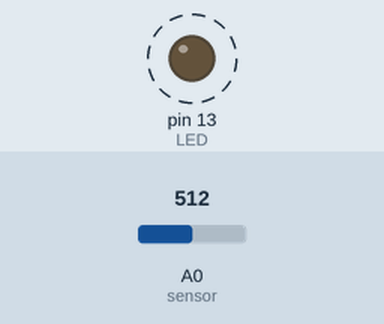
Simulated run of this sketch. Board: Arduino Uno, built with avr-gcc and run on an emulated ATmega328P. On the bench: output pins drawn as LEDs (lit = HIGH). Dashed ring = blinking. The test bench sets the inputs (shaded band); at power-on: A0 (sensor) = 512.

Above: at 1.8 s.
1.9 s: A0 (sensor) set to 0
At 3.0 s:
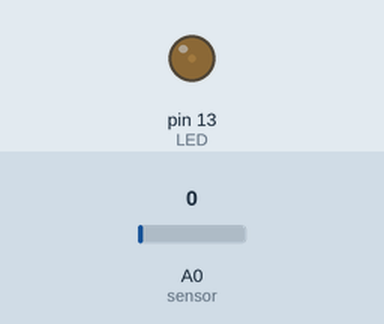
3.6 s: A0 (sensor) set to 122
At 3.9 s:
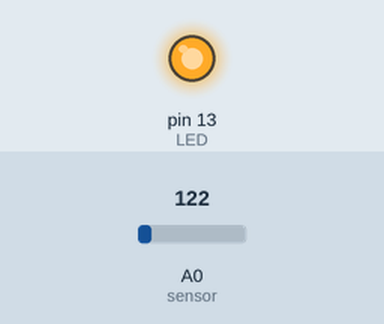
Timing chart, 0 to 13.1 s (numbered marks = the images above; inputs shaded):
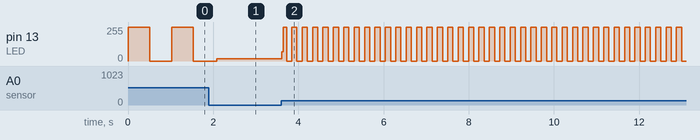

The sketch:

_4.ino
```cpp
const int LED=13;
const int sensor=A0;
int sensorval;
void setup() {
  pinMode(LED,OUTPUT);
  // put your setup code here, to run once:

}

void loop() { sensorval=analogRead(sensor);
  digitalWrite(LED,HIGH);
  delay(sensorval);
  digitalWrite(LED,LOW);
  delay(sensorval);
  // put your main code here, to run repeatedly:

}
```

Measured:
- after the input at 3.6 s, pin 13 (LED): 16/255 → 68/255 at once, then moves between 0/255 and 255/255, repeating every 0.24 s
- by itself, pin 13 (LED): alternates 255/255 for 0.51 s and 0/255 for 0.51 s
